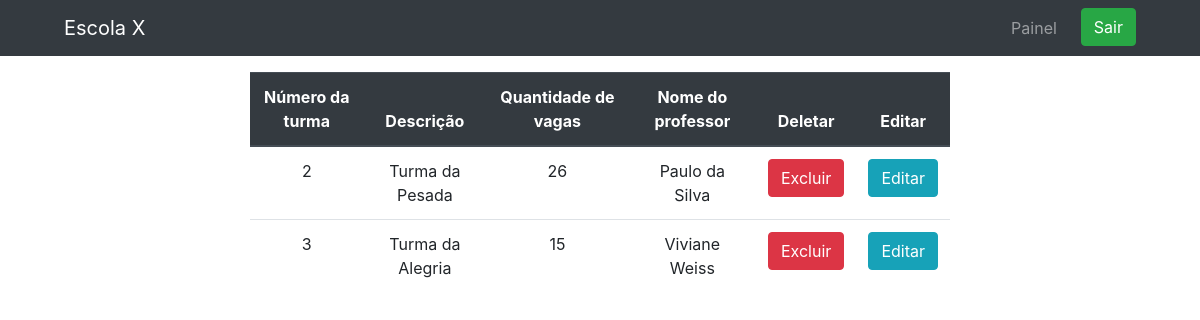
Before: /consulta-turmas.php (signed in) with the older database file.
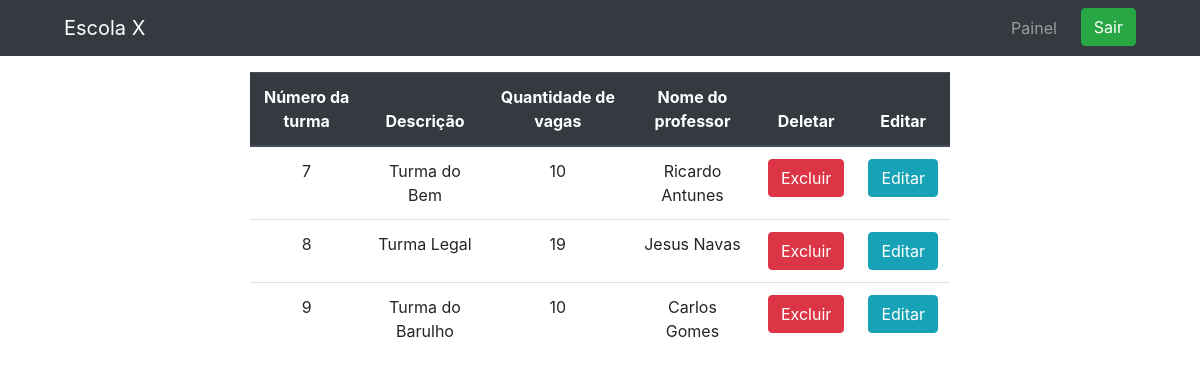
After: the same page with the newer database file.
### tables this page shows
CREATE TABLE `turmas` (
  `numero_turma` int(11) NOT NULL,
  `descricao` varchar(45) NOT NULL,
  `quantidade_vagas` varchar(45) NOT NULL,
  `nome_professor` varchar(45) NOT NULL
);

### consulta-turmas.php (the view, shortened to what this page needs)
<?php
  include('conexao.php');
?>
<!DOCTYPE html>
<html lang="pt-br">
<head>
    <link rel="stylesheet" href="https://stackpath.bootstrapcdn.com/bootstrap/4.5.0/css/bootstrap.min.css">
    <link rel="stylesheet" href="views/style/design.css">
</head>
<body>
      <nav class="navbar navbar-expand-sm navbar-dark bg-dark">
          <a href="painel.php" class="navbar-brand ml-5">Escola X</a>
          <div class="collapse navbar-collapse">
            <ul class="navbar-nav ml-auto mr-5">
              <li class="nav-item">
                <a href="painel.php" class=" mr-3 nav-link">Painel</a>
              </li>
              <li class="nav-item ">
                 <a class="btn btn-success" href="logout.php">Sair</a>
              </li>
            </ul>
          </div>
      </nav>
    <?php
    $sql = "SELECT * FROM turmas";
    $result = $conexao->query($sql);
    if($result->num_rows > 0)
    {
      ?>
      <table class="table container mt-3">
        <thead class="thead-dark">
            <tr>
            <th class="text-center" scope="col">Número da turma</th>
            <th class="text-center" scope="col">Descrição</th>
            <th class="text-center" scope="col">Quantidade de vagas</th>
            <th class="text-center" scope="col">Nome do professor</th>
            <th class="text-center" scope="col">Deletar</th>
            <th class="text-center" scope="col">Editar</th>
            </tr>
        </thead>
        <tbody>
      <?php
      while( $row = $result->fetch_assoc()){
        echo "<form action='' method='POST'>";
        echo "<tr>";
        echo "<td class='text-center'>".$row['numero_turma'] . "</td>";
        echo "<td class='text-center'>".$row['descricao'] . "</td>";
        echo "<td class='text-center'>".$row['quantidade_vagas'] . "</td>";
        echo "<td class='text-center'>".$row['nome_professor'] . "</td>";
        echo "<td class='text-center'><input type='submit' name='delete' value='Excluir' class='btn btn-danger' /></td>";
        echo "<td class='text-center'><a href='edit-turmas.php?id=".$row['numero_turma']."' class='btn btn-info'>Editar</a></td>";
        echo "</tr>";
        echo "</form>";
      }
        ?>
        </table>
    <?php
    }
    else
    {
      echo "<div class='container mt-5 text-center'> Não há turmas cadastradas no momento.";
    }
    ?>

### views/style/design.css (style rules this page uses)
.container { width: 700px; }

Changed rows visible on the page:
removed turmas: numero_turma "2", descricao "Turma da Pesada", quantidade_vagas "26", nome_professor "Paulo da Silva"
removed turmas: numero_turma "3", descricao "Turma da Alegria", quantidade_vagas "15", nome_professor "Viviane Weiss"
added turmas: numero_turma "7", descricao "Turma do Bem", quantidade_vagas "10", nome_professor "Ricardo Antunes"
added turmas: numero_turma "8", descricao "Turma Legal", quantidade_vagas "19", nome_professor "Jesus Navas"
added turmas: numero_turma "9", descricao "Turma do Barulho", quantidade_vagas "10", nome_professor "Carlos Gomes"
